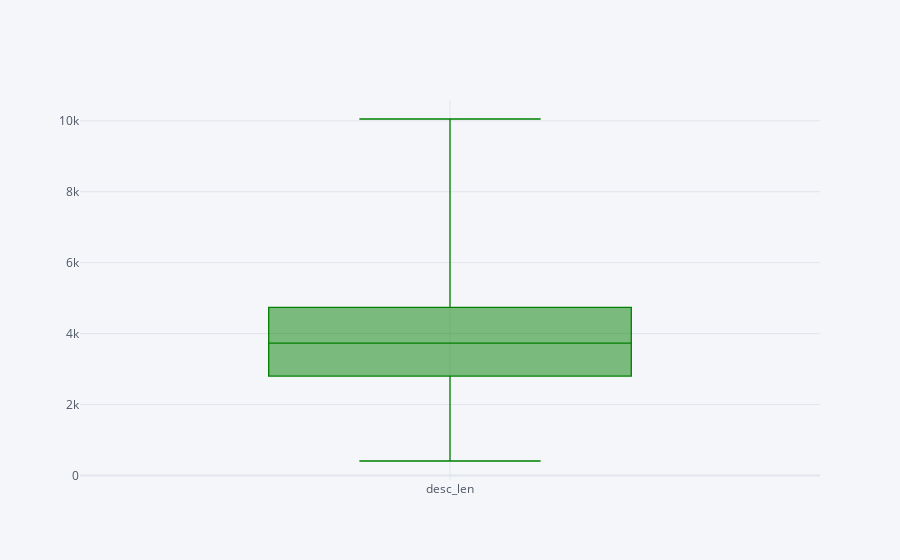

Source (notebook cell):
### Code cell
df['desc_len'].iplot(kind='box',bins=30,color='green')

### Figure 1 — Plotly figure (JSON) as saved in the notebook; plotly's stock layout.template omitted (floating-point values rounded to 4 significant figures; data arrays with more than 128 entries replaced by an {"elided": "..."} marker saying what was removed)
{"data": [{"boxpoints": false, "line": {"width": 1.3}, "marker": {"color": "rgba(0, 128, 0, 1.0)"}, "name": "desc_len", "orientation": "v", "type": "box", "y": {"elided": "742 int values"}}], "layout": {"legend": {"bgcolor": "#F5F6F9", "font": {"color": "#4D5663"}}, "paper_bgcolor": "#F5F6F9", "plot_bgcolor": "#F5F6F9", "title": {"font": {"color": "#4D5663"}}, "xaxis": {"gridcolor": "#E1E5ED", "showgrid": true, "tickfont": {"color": "#4D5663"}, "title": {"font": {"color": "#4D5663"}, "text": ""}, "zerolinecolor": "#E1E5ED"}, "yaxis": {"gridcolor": "#E1E5ED", "showgrid": true, "tickfont": {"color": "#4D5663"}, "title": {"font": {"color": "#4D5663"}, "text": ""}, "zerolinecolor": "#E1E5ED"}}}
